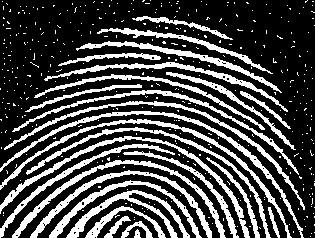
#> input picture 01 ecnu/images/fingerprint.jpg, 315 x 238 px
$ jupyter execute homework07.ipynb
#> lines starting #> are read from the running program, lines starting #| are printed output that depends on the picture
[cell 1]
import cv2 as cv
import numpy as np
from matplotlib import pyplot as plt

[cell 2]
img = cv.imread('images/fingerprint.jpg')
#> img is the input picture: shape (238, 315, 3); min 0, max 255, mean 73.3
plt.imshow(img)
plt.title('origin image')
plt.show()

[cell 3]
kernel = cv.getStructuringElement(cv.MORPH_RECT, (3,3))
print(kernel)
erode = cv.erode(img, kernel=kernel, iterations=1)
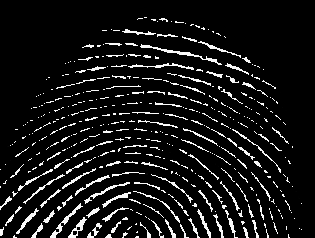
#> erode: shape (238, 315, 3); min 0, max 255, mean 22.4
opening = cv.morphologyEx(img, op=cv.MORPH_OPEN, kernel=kernel)
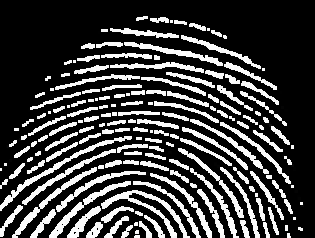
#> opening: shape (238, 315, 3); min 0, max 255, mean 63.4
dilation = cv.dilate(opening, kernel=kernel, iterations=1)
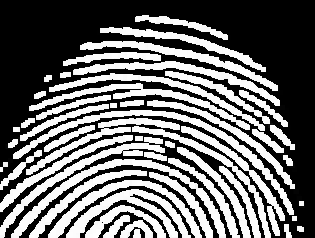
#> dilation: shape (238, 315, 3); min 0, max 255, mean 107.4
closing = cv.morphologyEx(opening, op=cv.MORPH_CLOSE, kernel=kernel)
fig, axes = plt.subplots(nrows=2, ncols=2,subplot_kw={'xticks': [], 'yticks': []},figsize=(16,6))

axes[0,0].imshow(erode)
axes[0,0].set_title('erode')
axes[0,1].imshow(opening)
axes[0,1].set_title('opening')
axes[1,0].imshow(dilation)
axes[1,0].set_title('dilation')
axes[1,1].imshow(closing)
axes[1,1].set_title('closing')
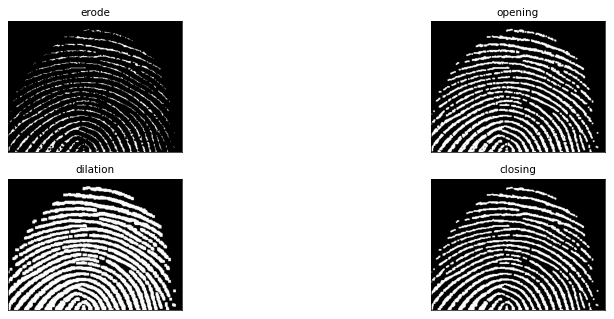
#> figure drawn by matplotlib, 4 panels
